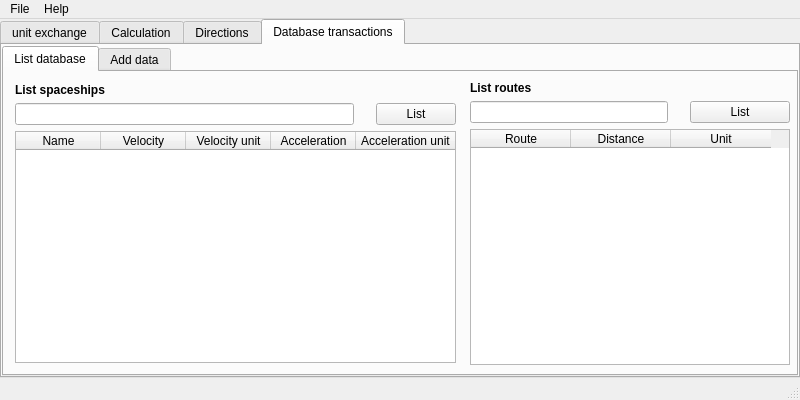
<?xml version="1.0" encoding="UTF-8"?>
<ui version="4.0">
 <class>MainWindow</class>
 <widget class="QMainWindow" name="MainWindow">
  <property name="geometry">
   <rect>
    <x>0</x>
    <y>0</y>
    <width>800</width>
    <height>400</height>
   </rect>
  </property>
  <property name="sizePolicy">
   <sizepolicy hsizetype="Preferred" vsizetype="Preferred">
    <horstretch>0</horstretch>
    <verstretch>0</verstretch>
   </sizepolicy>
  </property>
  <property name="minimumSize">
   <size>
    <width>800</width>
    <height>400</height>
   </size>
  </property>
  <property name="windowTitle">
   <string>Galactic Calculator</string>
  </property>
  <property name="locale">
   <locale language="English" country="UnitedStates"/>
  </property>
  <widget class="QWidget" name="centralWidget">
   <layout class="QGridLayout" name="gridLayout_2">
    <property name="leftMargin">
     <number>0</number>
    </property>
    <property name="topMargin">
     <number>0</number>
    </property>
    <property name="rightMargin">
     <number>0</number>
    </property>
    <property name="bottomMargin">
     <number>0</number>
    </property>
    <property name="spacing">
     <number>0</number>
    </property>
    <item row="0" column="0">
     <layout class="QGridLayout" name="gridLayout" columnstretch="0">
      <property name="sizeConstraint">
       <enum>QLayout::SetMaximumSize</enum>
      </property>
      <item row="1" column="0">
       <widget class="QTabWidget" name="mainTabWidget">
        <property name="currentIndex">
         <number>3</number>
        </property>
        <widget class="QWidget" name="unitExcahngeTab">
         <attribute name="title">
          <string>unit exchange</string>
         </attribute>
        </widget>
        <widget class="QWidget" name="computeTab">
         <attribute name="title">
          <string>Calculation</string>
         </attribute>
        </widget>
        <widget class="QWidget" name="routeTab">
         <attribute name="title">
          <string>Directions</string>
         </attribute>
        </widget>
        <widget class="QWidget" name="dbTab">
         <attribute name="title">
          <string>Database transactions</string>
         </attribute>
         <layout class="QGridLayout" name="gridLayout_3">
          <property name="leftMargin">
           <number>0</number>
          </property>
          <property name="topMargin">
           <number>1</number>
          </property>
          <property name="rightMargin">
           <number>0</number>
          </property>
          <property name="bottomMargin">
           <number>0</number>
          </property>
          <property name="spacing">
           <number>0</number>
          </property>
          <item row="0" column="0">
           <widget class="QTabWidget" name="dbTabWidget">
            <property name="statusTip">
             <string/>
            </property>
            <property name="currentIndex">
             <number>0</number>
            </property>
            <widget class="QWidget" name="listDataTab">
             <attribute name="title">
              <string>List database</string>
             </attribute>
             <layout class="QHBoxLayout" name="horizontalLayout_2">
              <property name="spacing">
               <number>0</number>
              </property>
              <property name="leftMargin">
               <number>0</number>
              </property>
              <property name="topMargin">
               <number>0</number>
              </property>
              <property name="rightMargin">
               <number>0</number>
              </property>
              <property name="bottomMargin">
               <number>0</number>
              </property>
              <item>
               <widget class="QWidget" name="listShipParentWidget" native="true">
                <layout class="QGridLayout" name="gridLayout_5">
                 <property name="rightMargin">
                  <number>14</number>
                 </property>
                 <item row="0" column="0">
                  <widget class="QLabel" name="listShipsLabel">
                   <property name="font">
                    <font>
                     <weight>75</weight>
                     <bold>true</bold>
                    </font>
                   </property>
                   <property name="text">
                    <string>List spaceships</string>
                   </property>
                  </widget>
                 </item>
                 <item row="1" column="0">
                  <widget class="QLineEdit" name="shipSearchTextBox"/>
                 </item>
                 <item row="1" column="1">
                  <spacer name="ShipHorizontalSpacer">
                   <property name="orientation">
                    <enum>Qt::Horizontal</enum>
                   </property>
                   <property name="sizeType">
                    <enum>QSizePolicy::Maximum</enum>
                   </property>
                   <property name="sizeHint" stdset="0">
                    <size>
                     <width>10</width>
                     <height>20</height>
                    </size>
                   </property>
                  </spacer>
                 </item>
                 <item row="1" column="2">
                  <widget class="QPushButton" name="searchShipPushButton">
                   <property name="sizePolicy">
                    <sizepolicy hsizetype="Maximum" vsizetype="Fixed">
                     <horstretch>0</horstretch>
                     <verstretch>0</verstretch>
                    </sizepolicy>
                   </property>
                   <property name="text">
                    <string>List</string>
                   </property>
                  </widget>
                 </item>
                 <item row="2" column="0" colspan="3">
                  <widget class="QTableWidget" name="shipTableWidget">
                   <property name="sizePolicy">
                    <sizepolicy hsizetype="Expanding" vsizetype="Expanding">
                     <horstretch>1</horstretch>
                     <verstretch>1</verstretch>
                    </sizepolicy>
                   </property>
                   <property name="font">
                    <font>
                     <strikeout>false</strikeout>
                    </font>
                   </property>
                   <property name="editTriggers">
                    <set>QAbstractItemView::NoEditTriggers</set>
                   </property>
                   <property name="alternatingRowColors">
                    <bool>true</bool>
                   </property>
                   <property name="textElideMode">
                    <enum>Qt::ElideMiddle</enum>
                   </property>
                   <property name="sortingEnabled">
                    <bool>true</bool>
                   </property>
                   <property name="wordWrap">
                    <bool>true</bool>
                   </property>
                   <property name="columnCount">
                    <number>5</number>
                   </property>
                   <attribute name="horizontalHeaderCascadingSectionResizes">
                    <bool>true</bool>
                   </attribute>
                   <attribute name="horizontalHeaderDefaultSectionSize">
                    <number>85</number>
                   </attribute>
                   <attribute name="horizontalHeaderStretchLastSection">
                    <bool>true</bool>
                   </attribute>
                   <attribute name="verticalHeaderCascadingSectionResizes">
                    <bool>true</bool>
                   </attribute>
                   <column>
                    <property name="text">
                     <string>Name</string>
                    </property>
                   </column>
                   <column>
                    <property name="text">
                     <string>Velocity</string>
                    </property>
                   </column>
                   <column>
                    <property name="text">
                     <string>Velocity unit</string>
                    </property>
                   </column>
                   <column>
                    <property name="text">
                     <string>Acceleration</string>
                    </property>
                   </column>
                   <column>
                    <property name="text">
                     <string>Acceleration unit</string>
                    </property>
                   </column>
                  </widget>
                 </item>
                </layout>
               </widget>
              </item>
              <item>
               <widget class="QWidget" name="listRouteParentWidget" native="true">
                <property name="sizePolicy">
                 <sizepolicy hsizetype="Maximum" vsizetype="Minimum">
                  <horstretch>0</horstretch>
                  <verstretch>0</verstretch>
                 </sizepolicy>
                </property>
                <layout class="QGridLayout" name="gridLayout_4" rowstretch="0,0,0">
                 <property name="sizeConstraint">
                  <enum>QLayout::SetMaximumSize</enum>
                 </property>
                 <property name="leftMargin">
                  <number>0</number>
                 </property>
                 <property name="topMargin">
                  <number>9</number>
                 </property>
                 <property name="rightMargin">
                  <number>6</number>
                 </property>
                 <property name="bottomMargin">
                  <number>9</number>
                 </property>
                 <property name="verticalSpacing">
                  <number>6</number>
                 </property>
                 <item row="1" column="2">
                  <widget class="QPushButton" name="listDBPushButton">
                   <property name="sizePolicy">
                    <sizepolicy hsizetype="Maximum" vsizetype="Fixed">
                     <horstretch>0</horstretch>
                     <verstretch>0</verstretch>
                    </sizepolicy>
                   </property>
                   <property name="minimumSize">
                    <size>
                     <width>100</width>
                     <height>20</height>
                    </size>
                   </property>
                   <property name="statusTip">
                    <string>List the routes and apply the filter.</string>
                   </property>
                   <property name="text">
                    <string>List</string>
                   </property>
                  </widget>
                 </item>
                 <item row="1" column="1">
                  <spacer name="horizontalSpacer">
                   <property name="orientation">
                    <enum>Qt::Horizontal</enum>
                   </property>
                   <property name="sizeType">
                    <enum>QSizePolicy::Fixed</enum>
                   </property>
                   <property name="sizeHint" stdset="0">
                    <size>
                     <width>10</width>
                     <height>20</height>
                    </size>
                   </property>
                  </spacer>
                 </item>
                 <item row="1" column="0">
                  <widget class="QLineEdit" name="searchTextBox">
                   <property name="sizePolicy">
                    <sizepolicy hsizetype="Minimum" vsizetype="Fixed">
                     <horstretch>0</horstretch>
                     <verstretch>0</verstretch>
                    </sizepolicy>
                   </property>
                   <property name="statusTip">
                    <string>Type a keyword and search in routes by name</string>
                   </property>
                  </widget>
                 </item>
                 <item row="2" column="0" colspan="3">
                  <widget class="QTableWidget" name="tableWidget">
                   <property name="enabled">
                    <bool>true</bool>
                   </property>
                   <property name="sizePolicy">
                    <sizepolicy hsizetype="Expanding" vsizetype="Expanding">
                     <horstretch>1</horstretch>
                     <verstretch>1</verstretch>
                    </sizepolicy>
                   </property>
                   <property name="minimumSize">
                    <size>
                     <width>320</width>
                     <height>0</height>
                    </size>
                   </property>
                   <property name="statusTip">
                    <string>Table of routes</string>
                   </property>
                   <property name="frameShadow">
                    <enum>QFrame::Sunken</enum>
                   </property>
                   <property name="midLineWidth">
                    <number>1</number>
                   </property>
                   <property name="editTriggers">
                    <set>QAbstractItemView::NoEditTriggers</set>
                   </property>
                   <property name="alternatingRowColors">
                    <bool>true</bool>
                   </property>
                   <property name="gridStyle">
                    <enum>Qt::CustomDashLine</enum>
                   </property>
                   <property name="sortingEnabled">
                    <bool>true</bool>
                   </property>
                   <property name="rowCount">
                    <number>0</number>
                   </property>
                   <property name="columnCount">
                    <number>3</number>
                   </property>
                   <attribute name="verticalHeaderCascadingSectionResizes">
                    <bool>true</bool>
                   </attribute>
                   <attribute name="verticalHeaderShowSortIndicator" stdset="0">
                    <bool>false</bool>
                   </attribute>
                   <column>
                    <property name="text">
                     <string>Route</string>
                    </property>
                   </column>
                   <column>
                    <property name="text">
                     <string>Distance</string>
                    </property>
                   </column>
                   <column>
                    <property name="text">
                     <string>Unit</string>
                    </property>
                   </column>
                  </widget>
                 </item>
                 <item row="0" column="0">
                  <widget class="QLabel" name="listRoutesLabel">
                   <property name="font">
                    <font>
                     <weight>75</weight>
                     <bold>true</bold>
                    </font>
                   </property>
                   <property name="text">
                    <string>List routes</string>
                   </property>
                  </widget>
                 </item>
                </layout>
               </widget>
              </item>
             </layout>
            </widget>
            <widget class="QWidget" name="newDataTab">
             <attribute name="title">
              <string>Add data</string>
             </attribute>
             <layout class="QHBoxLayout" name="horizontalLayout">
              <item>
               <layout class="QFormLayout" name="addRouteFormLayout">
                <property name="sizeConstraint">
                 <enum>QLayout::SetDefaultConstraint</enum>
                </property>
                <property name="fieldGrowthPolicy">
                 <enum>QFormLayout::FieldsStayAtSizeHint</enum>
                </property>
                <property name="horizontalSpacing">
                 <number>24</number>
                </property>
                <property name="verticalSpacing">
                 <number>6</number>
                </property>
                <property name="leftMargin">
                 <number>6</number>
                </property>
                <property name="topMargin">
                 <number>6</number>
                </property>
                <property name="rightMargin">
                 <number>6</number>
                </property>
                <item row="1" column="0">
                 <widget class="QLabel" name="routeNameLabel">
                  <property name="text">
                   <string>Name</string>
                  </property>
                 </widget>
                </item>
                <item row="3" column="0">
                 <widget class="QLabel" name="distanceLabel">
                  <property name="text">
                   <string>Distance</string>
                  </property>
                 </widget>
                </item>
                <item row="3" column="1">
                 <widget class="QDoubleSpinBox" name="quantityInput">
                  <property name="statusTip">
                   <string>Distance of the route.</string>
                  </property>
                  <property name="maximum">
                   <double>999999.989999999990687</double>
                  </property>
                 </widget>
                </item>
                <item row="5" column="1">
                 <widget class="QComboBox" name="distanceUnitcomboBox">
                  <property name="statusTip">
                   <string>Unit of the distance</string>
                  </property>
                 </widget>
                </item>
                <item row="5" column="0">
                 <widget class="QLabel" name="unitLabel">
                  <property name="text">
                   <string>Unit</string>
                  </property>
                 </widget>
                </item>
                <item row="6" column="0">
                 <widget class="QPushButton" name="addNewRootButton">
                  <property name="statusTip">
                   <string>Add the new route</string>
                  </property>
                  <property name="text">
                   <string>Add</string>
                  </property>
                 </widget>
                </item>
                <item row="0" column="0" colspan="2">
                 <widget class="QLabel" name="addNewRouteLabel">
                  <property name="font">
                   <font>
                    <weight>75</weight>
                    <bold>true</bold>
                   </font>
                  </property>
                  <property name="text">
                   <string>Add a new Route</string>
                  </property>
                 </widget>
                </item>
                <item row="1" column="1">
                 <widget class="QLineEdit" name="nameText">
                  <property name="statusTip">
                   <string>Name of the route. You must type this.</string>
                  </property>
                 </widget>
                </item>
               </layout>
              </item>
              <item>
               <layout class="QFormLayout" name="addShipFormLayout">
                <property name="sizeConstraint">
                 <enum>QLayout::SetMaximumSize</enum>
                </property>
                <property name="fieldGrowthPolicy">
                 <enum>QFormLayout::ExpandingFieldsGrow</enum>
                </property>
                <property name="horizontalSpacing">
                 <number>24</number>
                </property>
                <property name="verticalSpacing">
                 <number>6</number>
                </property>
                <property name="leftMargin">
                 <number>6</number>
                </property>
                <property name="topMargin">
                 <number>6</number>
                </property>
                <property name="rightMargin">
                 <number>6</number>
                </property>
                <item row="0" column="0">
                 <widget class="QLabel" name="addNewSpaceShipLabel">
                  <property name="minimumSize">
                   <size>
                    <width>0</width>
                    <height>0</height>
                   </size>
                  </property>
                  <property name="font">
                   <font>
                    <weight>75</weight>
                    <bold>true</bold>
                   </font>
                  </property>
                  <property name="text">
                   <string>Add a new spaceship</string>
                  </property>
                 </widget>
                </item>
                <item row="2" column="0">
                 <widget class="QLabel" name="shipNameLabel">
                  <property name="text">
                   <string>Name</string>
                  </property>
                 </widget>
                </item>
                <item row="2" column="1">
                 <widget class="QLineEdit" name="shipNameTextLineEdit"/>
                </item>
                <item row="3" column="0">
                 <widget class="QLabel" name="velocityLabel">
                  <property name="text">
                   <string>Velocity</string>
                  </property>
                 </widget>
                </item>
                <item row="3" column="1">
                 <widget class="QDoubleSpinBox" name="velocityInput"/>
                </item>
                <item row="4" column="0">
                 <widget class="QLabel" name="velocityUnitLabel">
                  <property name="text">
                   <string>Velocity unit</string>
                  </property>
                 </widget>
                </item>
                <item row="4" column="1">
                 <widget class="QComboBox" name="VeloctiyUnitComboBox"/>
                </item>
                <item row="5" column="0">
                 <widget class="QLabel" name="accelerationLabel">
                  <property name="text">
                   <string>Acceleration</string>
                  </property>
                 </widget>
                </item>
                <item row="5" column="1">
                 <widget class="QDoubleSpinBox" name="accelerationInput"/>
                </item>
                <item row="6" column="0">
                 <widget class="QLabel" name="accelerationUnitLabel">
                  <property name="text">
                   <string>Acceleration unit</string>
                  </property>
                 </widget>
                </item>
                <item row="6" column="1">
                 <widget class="QComboBox" name="accelerationUnitCOmboBox"/>
                </item>
                <item row="7" column="0">
                 <widget class="QPushButton" name="addNewSpaceShipPushButton">
                  <property name="text">
                   <string>Add</string>
                  </property>
                 </widget>
                </item>
               </layout>
              </item>
             </layout>
            </widget>
           </widget>
          </item>
         </layout>
        </widget>
       </widget>
      </item>
     </layout>
    </item>
   </layout>
  </widget>
  <widget class="QMenuBar" name="menuBar">
   <property name="geometry">
    <rect>
     <x>0</x>
     <y>0</y>
     <width>800</width>
     <height>21</height>
    </rect>
   </property>
   <widget class="QMenu" name="menuFile">
    <property name="title">
     <string>File</string>
    </property>
    <addaction name="actionOpen"/>
    <addaction name="actionQuit"/>
   </widget>
   <widget class="QMenu" name="menuHelp">
    <property name="title">
     <string>Help</string>
    </property>
    <addaction name="actionAbout"/>
    <addaction name="actionAboutQt"/>
   </widget>
   <addaction name="menuFile"/>
   <addaction name="menuHelp"/>
  </widget>
  <widget class="QStatusBar" name="statusBar"/>
  <action name="actionAbout">
   <property name="text">
    <string>About</string>
   </property>
  </action>
  <action name="actionOpen">
   <property name="text">
    <string>Import</string>
   </property>
   <property name="iconVisibleInMenu">
    <bool>true</bool>
   </property>
  </action>
  <action name="actionQuit">
   <property name="text">
    <string>Quit</string>
   </property>
  </action>
  <action name="actionAboutQt">
   <property name="text">
    <string>About Qt</string>
   </property>
  </action>
 </widget>
 <layoutdefault spacing="6" margin="11"/>
 <resources/>
 <connections/>
</ui>
